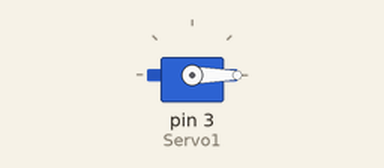
This sketch was run on a simulated Arduino Uno, built with avr-gcc and run on an emulated ATmega328P. On the bench: servo.

Above: at 0.05 s.
Timing chart, 0 to 4.6 s (numbered marks = the images above):
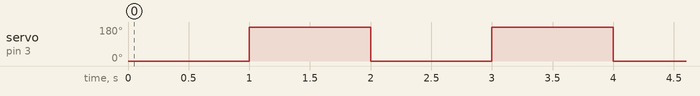

The sketch:

Task_8Servowithoutforloop.ino
```cpp
//To glow a led without using for loop

#include <Servo.h>
Servo Servo1;

void setup()
{
   Servo1.attach(3);
}

void loop()
{
   Servo1.write(0);
   delay(1000);

   Servo1.write(90);
   delay(0);

   Servo1.write(180);
   delay(1000);
}
```

Measured:
- by itself, servo on pin 3 (Servo1): alternates 180° for 1.0 s and 0° for 1.0 s
